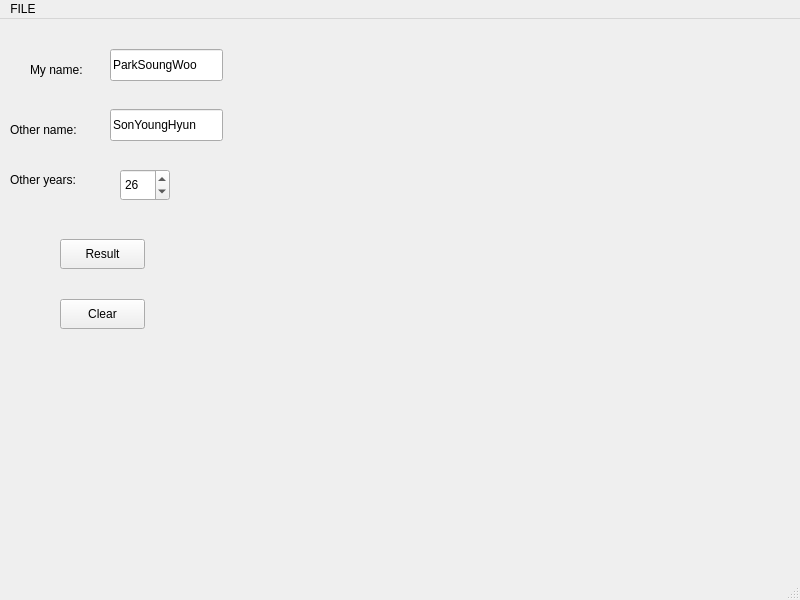
<?xml version="1.0" encoding="UTF-8"?>
<ui version="4.0">
 <class>MyWindow</class>
 <widget class="QMainWindow" name="MyWindow">
  <property name="geometry">
   <rect>
    <x>0</x>
    <y>0</y>
    <width>800</width>
    <height>600</height>
   </rect>
  </property>
  <property name="windowTitle">
   <string>MainWindow</string>
  </property>
  <widget class="QWidget" name="centralwidget">
   <widget class="QLineEdit" name="textBox1">
    <property name="geometry">
     <rect>
      <x>110</x>
      <y>30</y>
      <width>113</width>
      <height>32</height>
     </rect>
    </property>
    <property name="text">
     <string>ParkSoungWoo</string>
    </property>
   </widget>
   <widget class="QLabel" name="label">
    <property name="geometry">
     <rect>
      <x>30</x>
      <y>40</y>
      <width>68</width>
      <height>22</height>
     </rect>
    </property>
    <property name="text">
     <string>My name:</string>
    </property>
   </widget>
   <widget class="QLineEdit" name="textBox2">
    <property name="geometry">
     <rect>
      <x>110</x>
      <y>90</y>
      <width>113</width>
      <height>32</height>
     </rect>
    </property>
    <property name="text">
     <string>SonYoungHyun</string>
    </property>
   </widget>
   <widget class="QLabel" name="label_2">
    <property name="geometry">
     <rect>
      <x>10</x>
      <y>100</y>
      <width>91</width>
      <height>22</height>
     </rect>
    </property>
    <property name="text">
     <string>Other name:</string>
    </property>
   </widget>
   <widget class="QPushButton" name="pushButton">
    <property name="geometry">
     <rect>
      <x>60</x>
      <y>220</y>
      <width>85</width>
      <height>30</height>
     </rect>
    </property>
    <property name="text">
     <string>Result</string>
    </property>
   </widget>
   <widget class="QPushButton" name="pushButton_2">
    <property name="geometry">
     <rect>
      <x>60</x>
      <y>280</y>
      <width>85</width>
      <height>30</height>
     </rect>
    </property>
    <property name="text">
     <string>Clear</string>
    </property>
   </widget>
   <widget class="QLabel" name="label_3">
    <property name="geometry">
     <rect>
      <x>10</x>
      <y>150</y>
      <width>91</width>
      <height>22</height>
     </rect>
    </property>
    <property name="text">
     <string>Other years:</string>
    </property>
   </widget>
   <widget class="QSpinBox" name="spinBox">
    <property name="geometry">
     <rect>
      <x>120</x>
      <y>150</y>
      <width>50</width>
      <height>32</height>
     </rect>
    </property>
    <property name="value">
     <number>26</number>
    </property>
   </widget>
  </widget>
  <widget class="QMenuBar" name="menubar">
   <property name="geometry">
    <rect>
     <x>0</x>
     <y>0</y>
     <width>800</width>
     <height>28</height>
    </rect>
   </property>
   <widget class="QMenu" name="menuFILE">
    <property name="title">
     <string>FILE</string>
    </property>
    <addaction name="actionResult"/>
    <addaction name="actionExit"/>
   </widget>
   <addaction name="menuFILE"/>
  </widget>
  <widget class="QStatusBar" name="statusbar"/>
  <action name="actionResult">
   <property name="text">
    <string>Result</string>
   </property>
  </action>
  <action name="actionExit">
   <property name="text">
    <string>Exit</string>
   </property>
  </action>
 </widget>
 <resources/>
 <connections>
  <connection>
   <sender>pushButton</sender>
   <signal>clicked()</signal>
   <receiver>MyWindow</receiver>
   <slot>check()</slot>
   <hints>
    <hint type="sourcelabel">
     <x>109</x>
     <y>262</y>
    </hint>
    <hint type="destinationlabel">
     <x>399</x>
     <y>299</y>
    </hint>
   </hints>
  </connection>
  <connection>
   <sender>pushButton_2</sender>
   <signal>clicked()</signal>
   <receiver>MyWindow</receiver>
   <slot>clear()</slot>
   <hints>
    <hint type="sourcelabel">
     <x>109</x>
     <y>322</y>
    </hint>
    <hint type="destinationlabel">
     <x>399</x>
     <y>299</y>
    </hint>
   </hints>
  </connection>
  <connection>
   <sender>actionExit</sender>
   <signal>triggered()</signal>
   <receiver>MyWindow</receiver>
   <slot>bye()</slot>
   <hints>
    <hint type="sourcelabel">
     <x>-1</x>
     <y>-1</y>
    </hint>
    <hint type="destinationlabel">
     <x>399</x>
     <y>299</y>
    </hint>
   </hints>
  </connection>
  <connection>
   <sender>actionResult</sender>
   <signal>triggered()</signal>
   <receiver>MyWindow</receiver>
   <slot>check()</slot>
   <hints>
    <hint type="sourcelabel">
     <x>-1</x>
     <y>-1</y>
    </hint>
    <hint type="destinationlabel">
     <x>399</x>
     <y>299</y>
    </hint>
   </hints>
  </connection>
 </connections>
 <slots>
  <slot>check()</slot>
  <slot>clear()</slot>
  <slot>bye()</slot>
 </slots>
</ui>
